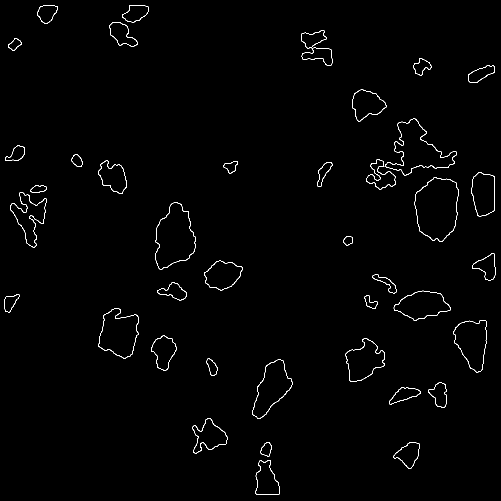
#> input picture data/yashi_qscan/edge/edge_cl.png, 1001 x 1001 px, found by its file name (shown at 1/2 size)
$ python labels_connnected_components.py   (older library calls are emulated)
#> lines starting #> are read from the running program, lines starting #| are printed output that depends on the picture; after the words box and inside, x2 and y2 are one past the last pixel; in counts of white or black regions, pixels touching at a corner belong together
"""
Labelling connected components of an image
===========================================

This example shows how to label connected components of a binary image, using
the dedicated skimage.measure.label function.
"""
import cv2
import matplotlib
from skimage import measure
from skimage import filters
import matplotlib.pyplot as plt
import numpy as np

n = 12
l = 256
np.random.seed(1)
# im = np.zeros((l, l))
# points = l * np.random.random((2, n ** 2))
# im[(points[0]).astype(np.int), (points[1]).astype(np.int)] = 1

matplotlib.use('TkAgg')

path = "/home/luolu/PycharmProjects/ParticleDetection/data/yashi_qscan/edge/edge_cl.png"

img = cv2.imread(path)
#> img is the input picture: shape (1001, 1001, 3); 0.94% white in thin lines or dots
gray = cv2.cvtColor(img, cv2.COLOR_BGR2GRAY)
#> gray: shape (1001, 1001); 0.94% white in thin lines or dots

im = filters.gaussian(gray)
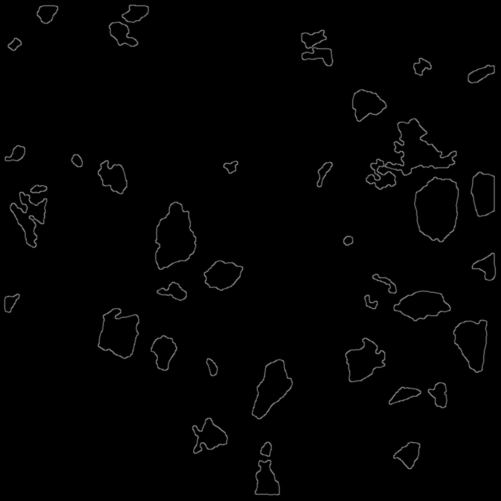
#> im: shape (1001, 1001) float64 (shown at 1/2 size); min 0, max 0.551, mean 0.00937
blobs = im > 0.7 * im.mean()
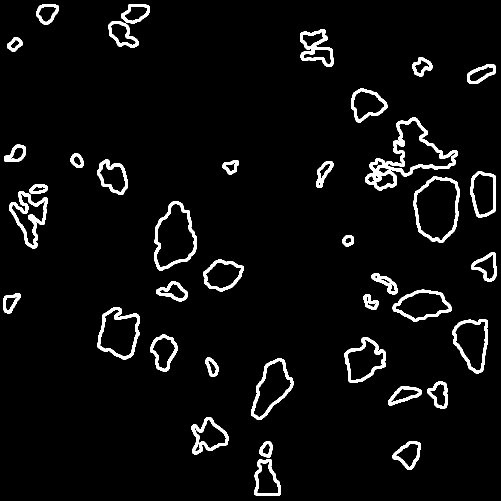
#> blobs: shape (1001, 1001) bool (shown at 1/2 size); 4.6% white; 39 white regions, largest, box (x1, y1, x2, y2) and area: (730, 235, 915, 381) 4935, (18, 382, 96, 497) 2493, (309, 402, 394, 541) 2117

all_labels = measure.label(blobs)
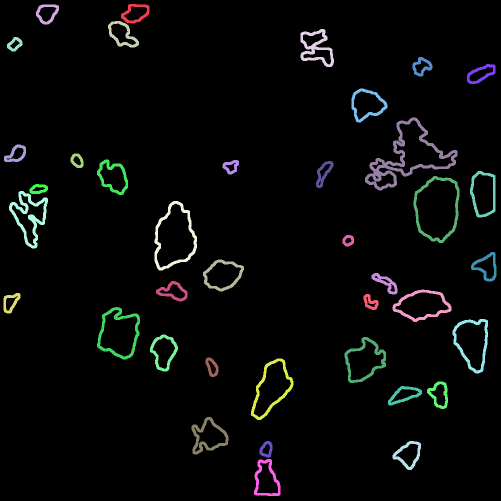
#> all_labels: shape (1001, 1001) int32 (shown at 1/2 size); 40 distinct labels, from 0 to 39; one colour per label, 0 black
blobs_labels = measure.label(blobs, background=0)

plt.figure(figsize=(9, 9))
plt.subplot(221)
plt.imshow(blobs, cmap='gray')
plt.axis('off')
plt.subplot(222)
plt.imshow(all_labels, cmap='nipy_spectral')
plt.axis('off')
plt.subplot(223)
plt.imshow(blobs_labels, cmap='nipy_spectral')
plt.axis('off')

plt.tight_layout()
plt.show()
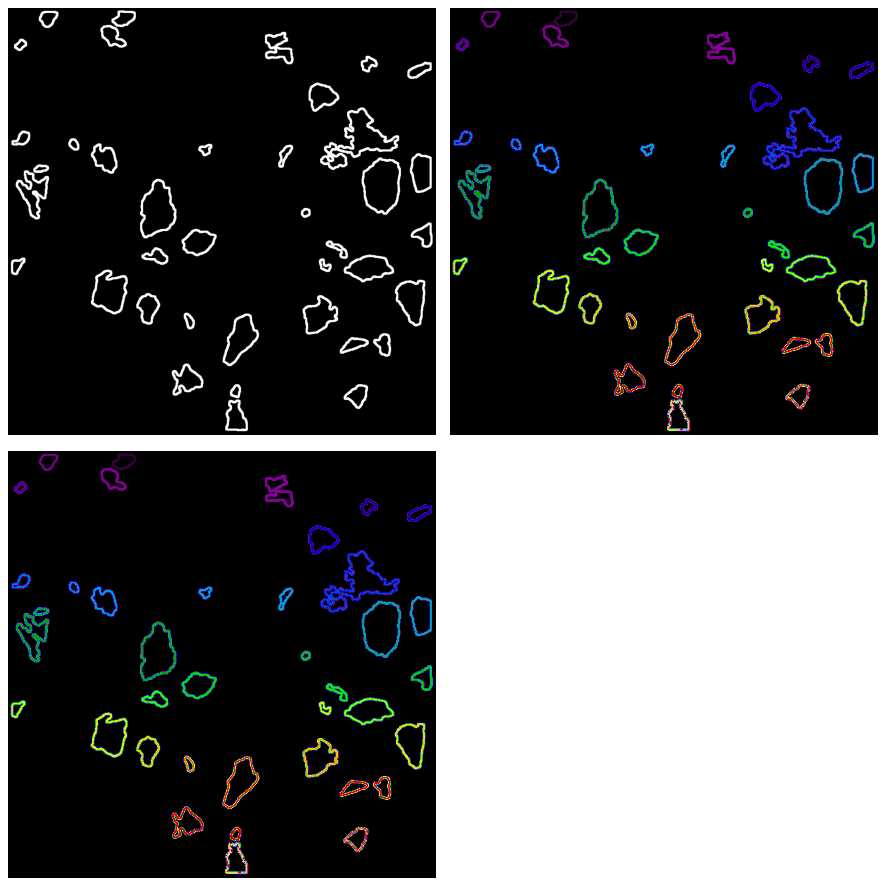
#> figure drawn by matplotlib, 3 panels
